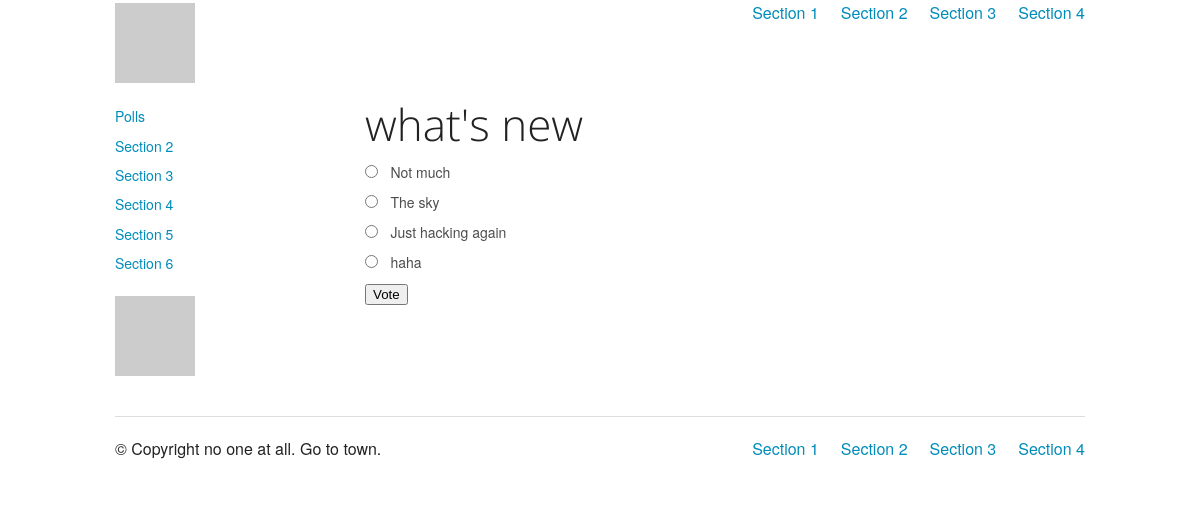
The page /polls/1/ on the database its author committed.
### polls/models.py (models this page shows, shortened)
class Question(models.Model):
	question_text = models.CharField(max_length=200)
	pub_date = models.DateTimeField('date published')
	def was_published_recently(self):
		return self.pub_date >= timezone.now() - datetime.timedelta(days=1)
	was_published_recently.admin_order_field = 'pub_date'
	was_published_recently.boolean = True
	was_published_recently.short_description = 'Published recently?'

class Choice(models.Model):
	question = models.ForeignKey(Question)
	choice_text = models.CharField(max_length=200)
	votes = models.IntegerField(default=0)

### polls/views.py (the view)
# urls.py: url(r'^(?P<question_id>\d+)/$',views.detail, name='detail'),
def detail(request, question_id):
	question = get_object_or_404(Question, pk=question_id)
	return render(request, 'polls/detail.html', {'question': question})

### polls/templates/polls/detail.html (shortened to what this page needs)
{%extends 'base.html'%}
{%block content%}
<h1>{{question.question_text}}</h1>
<form action="{% url 'polls:vote' question.id %}" method="post">
	{% for choice in question.choice_set.all %}
		<input type="radio" name="choice" id="choice{{forloop.counter}}" value="{{choice.id}}"/>
		<label for="choice{{ forloop.counter }}">{{ choice.choice_text }} </label><br/>
	{% endfor %}
	<input type="submit" value="Vote" />
</form>
{% endblock %}

### rows shown on the page
Question: question_text "what's new"
Choice: choice_text "Not much"
Choice: choice_text "The sky"
Choice: choice_text "Just hacking again"
Choice: choice_text "haha"
